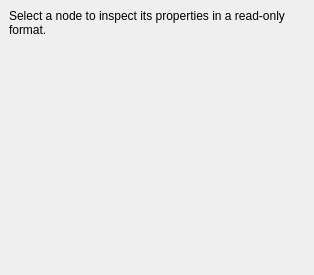
<?xml version="1.0" encoding="UTF-8"?>
<ui version="4.0">
 <class>AZ::SceneAPI::UI::SceneGraphInspectWidget</class>
 <widget class="QWidget" name="AZ::SceneAPI::UI::SceneGraphInspectWidget">
  <property name="geometry">
   <rect>
    <x>0</x>
    <y>0</y>
    <width>314</width>
    <height>275</height>
   </rect>
  </property>
  <property name="windowTitle">
   <string/>
  </property>
  <layout class="QHBoxLayout" name="horizontalLayout">
   <property name="leftMargin">
    <number>0</number>
   </property>
   <property name="topMargin">
    <number>0</number>
   </property>
   <property name="rightMargin">
    <number>0</number>
   </property>
   <property name="bottomMargin">
    <number>0</number>
   </property>
   <item>
    <widget class="QSplitter" name="m_splitter">
     <property name="orientation">
      <enum>Qt::Horizontal</enum>
     </property>
     <widget class="QStackedWidget" name="m_infoStack">
      <property name="currentIndex">
       <number>0</number>
      </property>
      <widget class="QWidget" name="m_noSelection">
       <layout class="QVBoxLayout" name="noSelectionLayout">
        <item>
         <widget class="QLabel" name="m_noSelectionLabel">
          <property name="text">
           <string>Select a node to inspect its properties in a read-only format.</string>
          </property>
          <property name="textFormat">
           <enum>Qt::RichText</enum>
          </property>
          <property name="alignment">
           <set>Qt::AlignLeading|Qt::AlignLeft|Qt::AlignTop</set>
          </property>
          <property name="wordWrap">
           <bool>true</bool>
          </property>
         </widget>
        </item>
       </layout>
      </widget>
      <widget class="QWidget" name="m_propertyEditor">
       <layout class="QHBoxLayout" name="m_propertyEditorLayout"/>
      </widget>
     </widget>
    </widget>
   </item>
  </layout>
 </widget>
 <resources/>
 <connections/>
</ui>
